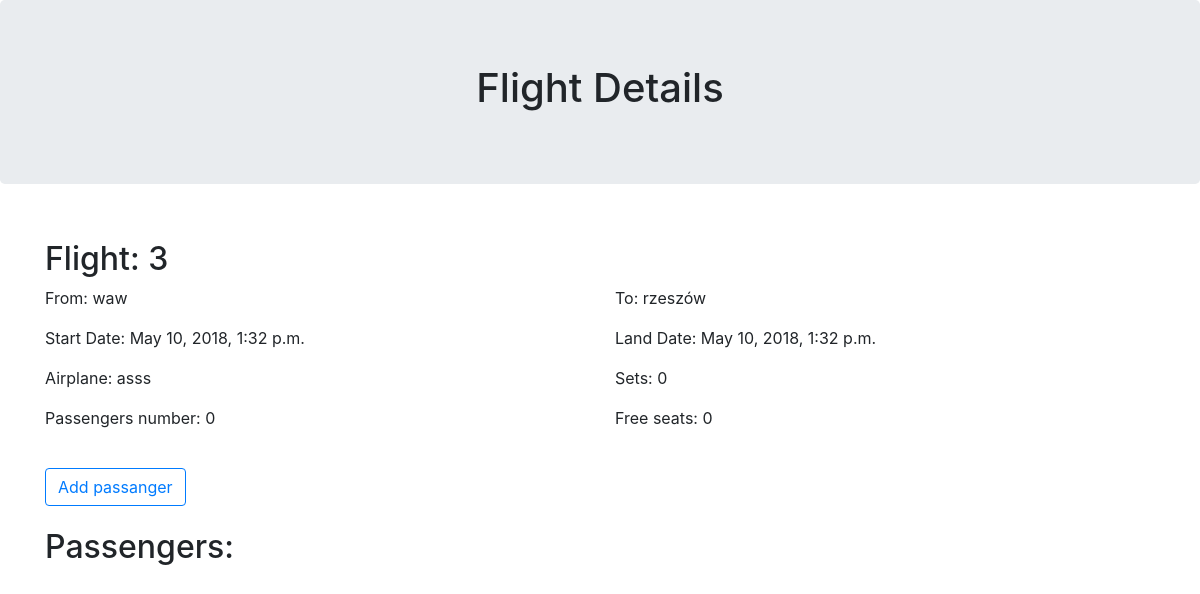
The page /airlinemanager/flights/3 on the database its author committed.
### flightmanager/models.py (models this page shows)
class Flight(models.Model):
    start_date = models.DateTimeField()
    land_date = models.DateTimeField()
    start_airport = models.CharField(max_length=20)
    land_airport = models.CharField(max_length=20)
    airplane = models.ForeignKey(Airplane, on_delete=models.CASCADE)

class Airplane(models.Model):
    registration_number = models.CharField(max_length=10)
    seat_number = models.IntegerField()

### flightmanager/views.py (the view)
# urls.py: path('flights/<int:flight_id>', views.flight_details, name='flight_details'),
def flight_details(request, flight_id):
    flight = get_object_or_404(Flight, pk=flight_id)
    free_seats = flight.airplane.seat_number - flight.ticket_set.count()
    tickets = flight.ticket_set.all()
    return render(request, 'flightmanager/flight_details.html', {'flight': flight, 'free_seats': free_seats, 'ticekts': tickets})

### flightmanager/templates/flightmanager/flight_details.html (shortened to what this page needs)
<!DOCTYPE html>
<html lang="en">
<head>
  <link rel="stylesheet" href="https://maxcdn.bootstrapcdn.com/bootstrap/4.1.0/css/bootstrap.min.css">
</head>
<body>
<div class="jumbotron text-center">
  <h1>Flight Details</h1>
</div>
<div class="container" style="margin-top: 3%">
    <div style="margin-top: 5%">
        <div class="row">
          <div class="col-sm-6">
            <h2>Flight: {{ flight.id }}</h2>
          </div>
        </div>
        <div class="row">
            <div class="col-sm-6">
                <p>From: {{ flight.start_airport }}</p>
                <p>Start Date: {{ flight.start_date }}</p>
            </div>
            <div class="col-sm-6">
                <p>To: {{ flight.land_airport }}</p>
                <p>Land Date: {{ flight.land_date }}</p>
            </div>
        </div>
        <div class="row">
            <div class="col-sm-6">
                <p>Airplane: {{ flight.airplane.registration_number }}</p>
            </div>
            <div class="col-sm-6">
                <p>Sets: {{ flight.airplane.seat_number }}</p>
            </div>
        </div>
        <div class="row">
            <div class="col-sm-6">
                <p>Passengers number: {{ flight.ticket_set.count }}</p>
            </div>
            <div class="col-sm-6">
                <p>Free seats: {{ free_seats }}</p>
            </div>
        </div>
    </div>
    <button type="button" onclick="location.href='{% url 'flightmanager:add_passanger_form' flight.id %}' "
            style="margin-top: 2%" class="btn btn-outline-primary">Add passanger</button>
    <h2 style="margin-top: 2%">Passengers:</h2>
</div>
</body>
</html>

### rows shown on the page
Flight: id "3", start_airport "waw", start_date "May 10, 2018, 1:32 p.m.", land_airport "rzeszów", land_date "May 10, 2018, 1:32 p.m.", airplane.registration_number "asss", airplane.seat_number "0", ticket_set.count "0"

### other values the page prints
{{ free_seats }} "0"
